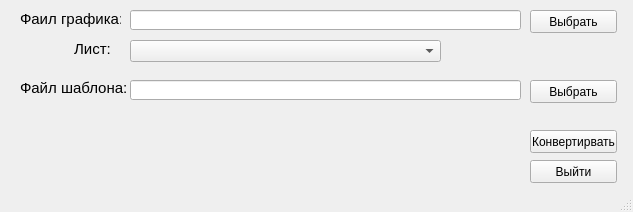
<?xml version="1.0" encoding="UTF-8"?>
<ui version="4.0">
 <class>MainWindow</class>
 <widget class="QMainWindow" name="MainWindow">
  <property name="geometry">
   <rect>
    <x>0</x>
    <y>0</y>
    <width>633</width>
    <height>212</height>
   </rect>
  </property>
  <property name="sizePolicy">
   <sizepolicy hsizetype="Minimum" vsizetype="Preferred">
    <horstretch>0</horstretch>
    <verstretch>0</verstretch>
   </sizepolicy>
  </property>
  <property name="windowTitle">
   <string>Конвертация графика</string>
  </property>
  <widget class="QWidget" name="centralwidget">
   <widget class="QLabel" name="label">
    <property name="geometry">
     <rect>
      <x>20</x>
      <y>10</y>
      <width>101</width>
      <height>18</height>
     </rect>
    </property>
    <property name="sizePolicy">
     <sizepolicy hsizetype="Fixed" vsizetype="Fixed">
      <horstretch>0</horstretch>
      <verstretch>0</verstretch>
     </sizepolicy>
    </property>
    <property name="font">
     <font>
      <pointsize>11</pointsize>
     </font>
    </property>
    <property name="text">
     <string>Фаил графика:</string>
    </property>
   </widget>
   <widget class="QLineEdit" name="fileNameEdit">
    <property name="geometry">
     <rect>
      <x>130</x>
      <y>10</y>
      <width>391</width>
      <height>20</height>
     </rect>
    </property>
    <property name="sizePolicy">
     <sizepolicy hsizetype="Fixed" vsizetype="Fixed">
      <horstretch>0</horstretch>
      <verstretch>0</verstretch>
     </sizepolicy>
    </property>
   </widget>
   <widget class="QPushButton" name="fileSelectButton">
    <property name="geometry">
     <rect>
      <x>530</x>
      <y>10</y>
      <width>87</width>
      <height>23</height>
     </rect>
    </property>
    <property name="sizePolicy">
     <sizepolicy hsizetype="Fixed" vsizetype="Fixed">
      <horstretch>0</horstretch>
      <verstretch>0</verstretch>
     </sizepolicy>
    </property>
    <property name="text">
     <string>Выбрать</string>
    </property>
   </widget>
   <widget class="QComboBox" name="sheetSelector">
    <property name="geometry">
     <rect>
      <x>130</x>
      <y>40</y>
      <width>311</width>
      <height>22</height>
     </rect>
    </property>
   </widget>
   <widget class="QLabel" name="label_3">
    <property name="geometry">
     <rect>
      <x>20</x>
      <y>80</y>
      <width>111</width>
      <height>16</height>
     </rect>
    </property>
    <property name="font">
     <font>
      <pointsize>11</pointsize>
     </font>
    </property>
    <property name="text">
     <string>Файл шаблона:</string>
    </property>
   </widget>
   <widget class="QLineEdit" name="templateFileNameEdit">
    <property name="geometry">
     <rect>
      <x>130</x>
      <y>80</y>
      <width>391</width>
      <height>20</height>
     </rect>
    </property>
    <property name="sizePolicy">
     <sizepolicy hsizetype="Fixed" vsizetype="Fixed">
      <horstretch>0</horstretch>
      <verstretch>0</verstretch>
     </sizepolicy>
    </property>
   </widget>
   <widget class="QPushButton" name="templateFileSelectButton">
    <property name="geometry">
     <rect>
      <x>530</x>
      <y>80</y>
      <width>87</width>
      <height>23</height>
     </rect>
    </property>
    <property name="sizePolicy">
     <sizepolicy hsizetype="Fixed" vsizetype="Fixed">
      <horstretch>0</horstretch>
      <verstretch>0</verstretch>
     </sizepolicy>
    </property>
    <property name="text">
     <string>Выбрать</string>
    </property>
   </widget>
   <widget class="QLabel" name="label_2">
    <property name="geometry">
     <rect>
      <x>20</x>
      <y>40</y>
      <width>103</width>
      <height>18</height>
     </rect>
    </property>
    <property name="sizePolicy">
     <sizepolicy hsizetype="Fixed" vsizetype="Fixed">
      <horstretch>0</horstretch>
      <verstretch>0</verstretch>
     </sizepolicy>
    </property>
    <property name="font">
     <font>
      <pointsize>11</pointsize>
     </font>
    </property>
    <property name="text">
     <string>             Лист:</string>
    </property>
   </widget>
   <widget class="QPushButton" name="convertButton">
    <property name="geometry">
     <rect>
      <x>530</x>
      <y>130</y>
      <width>87</width>
      <height>23</height>
     </rect>
    </property>
    <property name="sizePolicy">
     <sizepolicy hsizetype="Fixed" vsizetype="Fixed">
      <horstretch>0</horstretch>
      <verstretch>0</verstretch>
     </sizepolicy>
    </property>
    <property name="text">
     <string>Конвертирвать</string>
    </property>
   </widget>
   <widget class="QPushButton" name="exitButton">
    <property name="geometry">
     <rect>
      <x>530</x>
      <y>160</y>
      <width>87</width>
      <height>23</height>
     </rect>
    </property>
    <property name="sizePolicy">
     <sizepolicy hsizetype="Fixed" vsizetype="Fixed">
      <horstretch>0</horstretch>
      <verstretch>0</verstretch>
     </sizepolicy>
    </property>
    <property name="autoFillBackground">
     <bool>false</bool>
    </property>
    <property name="text">
     <string>Выйти</string>
    </property>
   </widget>
  </widget>
  <widget class="QStatusBar" name="statusbar"/>
 </widget>
 <resources/>
 <connections>
  <connection>
   <sender>exitButton</sender>
   <signal>clicked()</signal>
   <receiver>MainWindow</receiver>
   <slot>close()</slot>
   <hints>
    <hint type="sourcelabel">
     <x>667</x>
     <y>141</y>
    </hint>
    <hint type="destinationlabel">
     <x>365</x>
     <y>90</y>
    </hint>
   </hints>
  </connection>
 </connections>
</ui>
